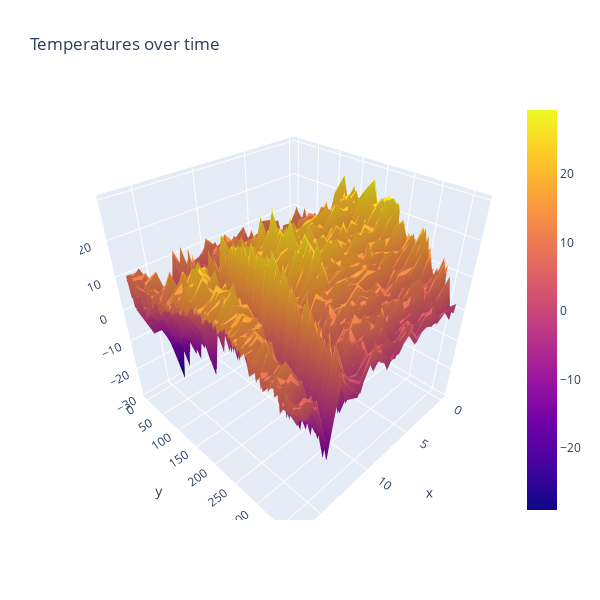

Notebook code for this chart:
### Code cell
#Plot ALL weather data for all stations for a year 

#X = weather station
#Y = day of the year
#Z = temperature

#you can click/hold in the graph below to rotate!

fig = go.Figure(data=[go.Surface(z=notempyear.values)])
fig.update_layout(title='Temperatures over time', autosize=False,
                  width=600, height=600)
fig.show()

### Figure 1 — Plotly figure (JSON) as saved in the notebook; plotly's stock layout.template omitted (floating-point values rounded to 4 significant figures; data arrays with more than 128 entries replaced by an {"elided": "..."} marker saying what was removed)
{"data": [{"type": "surface", "z": {"elided": "366x18 float values"}}], "layout": {"autosize": false, "height": 600, "scene": {"aspectmode": "auto", "aspectratio": {"x": 1, "y": 1, "z": 1}, "camera": {"center": {"x": 0, "y": 0, "z": 0}, "eye": {"x": 1.211, "y": 1.211, "z": 1.211}, "projection": {"type": "perspective"}, "up": {"x": 0, "y": 0, "z": 1}}}, "title": {"text": "Temperatures over time"}, "width": 600}}
